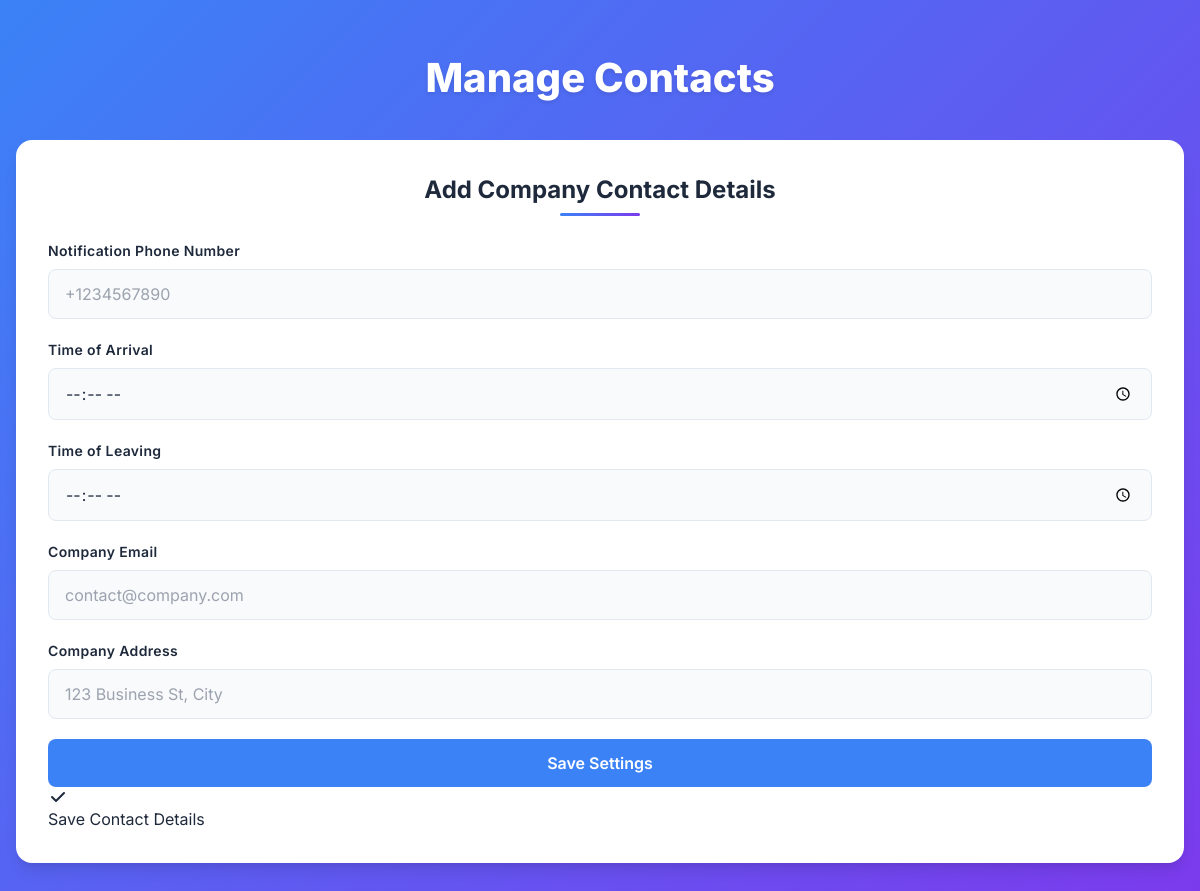
The app's page /settings, older data.
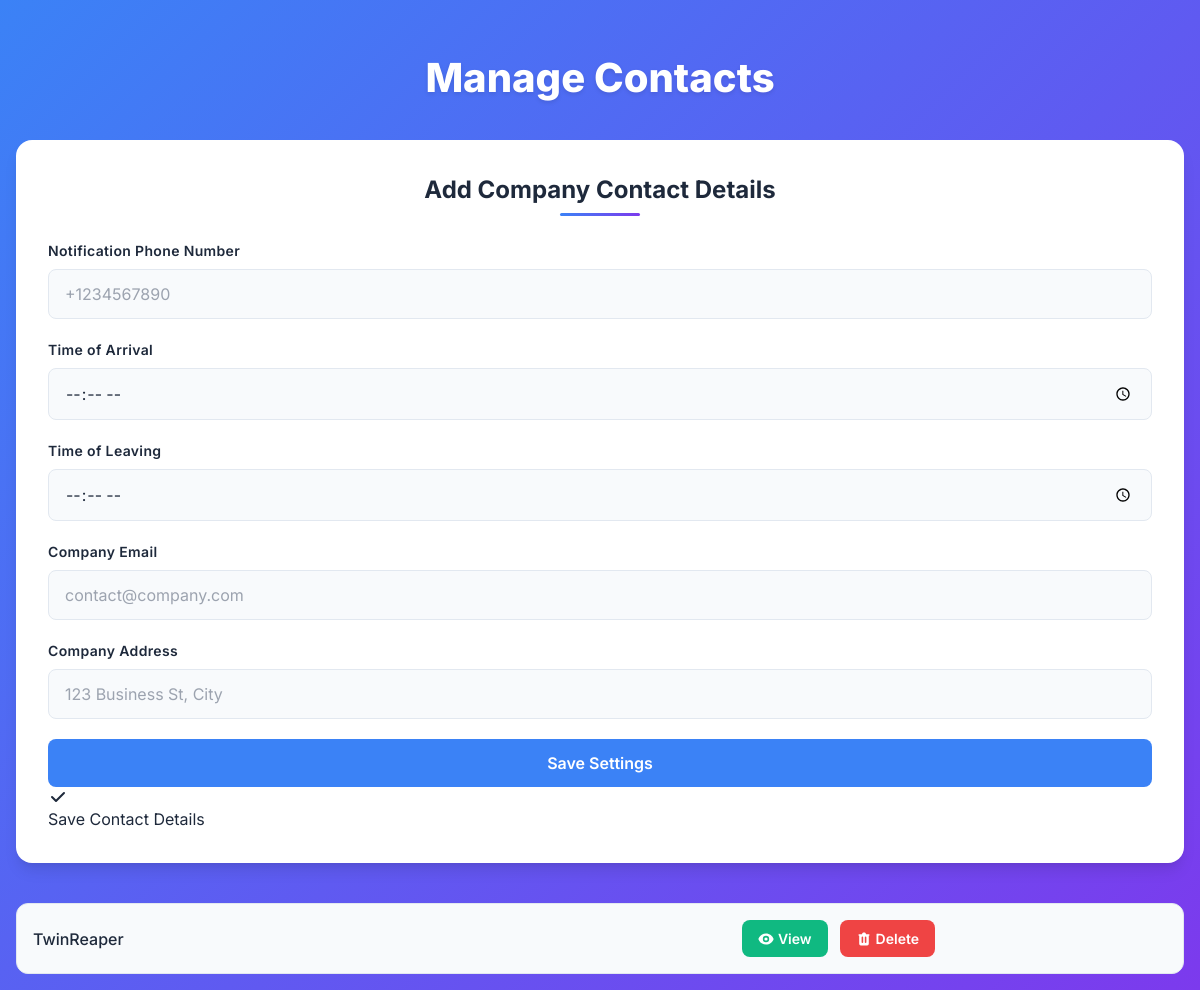
The same page, newer data.
### tables this page shows
CREATE TABLE users (
                id INTEGER PRIMARY KEY AUTOINCREMENT,
                username TEXT UNIQUE NOT NULL,
                password TEXT NOT NULL,
                profile_photo TEXT,
                email TEXT,
                phone TEXT
            );

### app.py (the view, shortened to what this page needs)
@app.route('/settings', methods=['GET', 'POST'])
def settings():
    conn = sqlite3.connect('furniture.db')
    c = conn.cursor()
    current_data = {
        'time_in': '',
        'time_out': '',
        'email': '',
        'address': '',
        'phone': ''
    }
    c.execute("SELECT id, username, email, phone, profile_photo FROM users")
    users = c.fetchall()
    user_list = [
        {
            'id': user[0],
            'username': user[1],
            'email': user[2],
            'phone': user[3],
            'profile_photo': user[4]
        }
        for user in users
    ]
    c.execute('SELECT time_in, time_out, email, address, phone FROM policy LIMIT 1')
    row = c.fetchone()
    conn.close()
    return render_template('settings.html', data=current_data, users=user_list)

### templates/settings.html (shortened to what this page needs)
<!DOCTYPE html>
<html lang="en">
  <head>
    <link
      href="https://cdn.jsdelivr.net/npm/tailwindcss@2.2.19/dist/tailwind.min.css"
      rel="stylesheet"
    />
  </head>
  <body>
    <div class="main-content">
      <h1>Manage Contacts</h1>
      <div class="card">
        <h2>Add Company Contact Details</h2>
<form action="/settings" method="POST">
  <div class="form-group">
    <label for="phone">Notification Phone Number</label>
    <input
      type="tel"
      id="phone"
      name="phone"
      class="form-control"
      placeholder="+1234567890"
      value="{{ data.phone }}"
      required
    />
  </div>
  <div class="form-group">
    <label for="arrival_time">Time of Arrival</label>
    <input
      type="time"
      id="arrival_time"
      name="time_in"
      class="form-control"
      value="{{ data.time_in }}"
      required
    />
  </div>
  <div class="form-group">
    <label for="leaving_time">Time of Leaving</label>
    <input
      type="time"
      id="leaving_time"
      name="time_out"
      class="form-control"
      value="{{ data.time_out }}"
      required
    />
  </div>
  <div class="form-group">
    <label for="company_email">Company Email</label>
    <input
      type="email"
      id="company_email"
      name="email"
      class="form-control"
      placeholder="contact@company.com"
      value="{{ data.email }}"
      required
    />
  </div>
  <div class="form-group">
    <label for="address">Company Address</label>
    <input
      type="text"
      id="address"
      name="address"
      class="form-control"
      placeholder="123 Business St, City"
      value="{{ data.address }}"
      required
    />
  </div>
  <button type="submit" class="btn btn-primary">Save Settings</button>
</form>
            <svg
              xmlns="http://www.w3.org/2000/svg"
              class="h-5 w-5 mr-2"
              viewBox="0 0 20 20"
              fill="currentColor"
            >
              <path
                fill-rule="evenodd"
                d="M16.707 5.293a1 1 0 010 1.414l-8 8a1 1 0 01-1.414 0l-4-4a1 1 0 011.414-1.414L8 12.586l7.293-7.293a1 1 0 011.414 0z"
                clip-rule="evenodd"
              />
            </svg>
            Save Contact Details
      </div>
 {% for user in users %}
<div class="user-item">
  <div class="user-main">
    <span class="user-name">{{ user.username }}</span>
    <div class="user-actions">
      <button
        class="btn btn-success btn-sm"
        onclick="toggleUserDetails('user{{ user.id }}')"
      >
        View
      </button>
      <button
        class="btn btn-danger btn-sm"
        onclick="deleteUser('user{{ user.id }}')"
      >
        Delete
      </button>
    </div>
  </div>
{% endfor %}
      </div>
    </div>
  </body>
</html>

### templates/settings.html (style rules this page uses)
:root { --primary-color: #2563eb; --secondary-color: #f8fafc; --accent-color: #3b82f6; --purple-color: #7c3aed; --text-color: #1e293b; --success-color: #10b981; --danger-color: #ef4444; --tile-bg: #ffffff; --card-shadow: 0 10px 15px -3px rgba(0, 0, 0, 0.1), 0 4px 6px -2px rgba(0, 0, 0, 0.05); }
body { font-family: "Inter", -apple-system, BlinkMacSystemFont, sans-serif; min-height: 100vh; background: linear-gradient( 135deg, var(--accent-color), var(--purple-color) ); color: var(--text-color); padding: 1rem; display: flex; flex-direction: column; align-items: center; }
.main-content { width: 100%; max-width: 1200px; margin: 0 auto; }
h1 { font-size: 2.5rem; font-weight: 800; color: white; text-align: center; margin: 2rem 0; text-shadow: 0 2px 4px rgba(0, 0, 0, 0.1); }
.card { background: var(--tile-bg); border-radius: 1rem; padding: 2rem; box-shadow: var(--card-shadow); margin-bottom: 2.5rem; transition: transform 0.3s ease, box-shadow 0.3s ease; }
h2 { font-size: 1.5rem; font-weight: 700; color: var(--text-color); margin-bottom: 1.5rem; text-align: center; position: relative; padding-bottom: 0.5rem; }
h2::after { content: ""; position: absolute; bottom: 0; left: 50%; transform: translateX(-50%); width: 80px; height: 3px; background: linear-gradient( to right, var(--accent-color), var(--purple-color) ); border-radius: 3px; }
.form-group { margin-bottom: 1.25rem; }
.form-group label { display: block; font-size: 0.875rem; font-weight: 600; color: var(--text-color); margin-bottom: 0.5rem; letter-spacing: 0.025em; }
.form-control { width: 100%; padding: 0.75rem 1rem; border: 1px solid #e2e8f0; border-radius: 0.5rem; font-size: 1rem; color: var(--text-color); background: var(--secondary-color); transition: all 0.3s ease; }
.btn { display: inline-flex; align-items: center; justify-content: center; padding: 0.75rem 1.5rem; border-radius: 0.5rem; font-size: 1rem; font-weight: 600; cursor: pointer; transition: all 0.3s ease; border: none; }
.btn-primary { background: var(--accent-color); color: white; width: 100%; }
.user-item { display: flex; flex-direction: column; padding: 1rem; background: var(--secondary-color); border-radius: 0.75rem; transition: all 0.3s ease; border: 1px solid #e2e8f0; }
.user-main { display: flex; justify-content: space-between; align-items: center; width: 100%; }
.user-name { font-size: 1rem; font-weight: 500; color: var(--text-color); }
.user-actions { display: flex; gap: 0.75rem; }
.btn-sm { padding: 0.5rem 1rem; font-size: 0.875rem; }
.btn-success { background: var(--success-color); color: white; }
.btn-danger { background: var(--danger-color); color: white; }
.card { animation: fadeIn 0.5s ease-out forwards; }
.card:nth-child(2) { animation-delay: 0.1s; }
@media (min-width: 768px) { .user-item { flex-direction: row; flex-wrap: wrap; } }
@media (min-width: 768px) { .user-main { flex: 1; } }
@media (min-width: 768px) { .user-actions { justify-content: flex-end; } }

Row changes from the older to the newer data that the page shows:
added users: username "TwinReaper"
